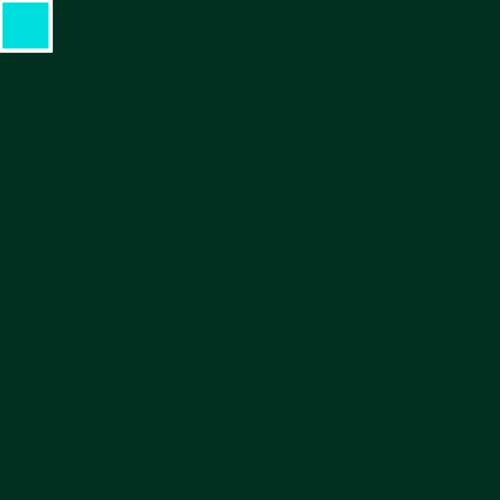
Frame 1 (no input)
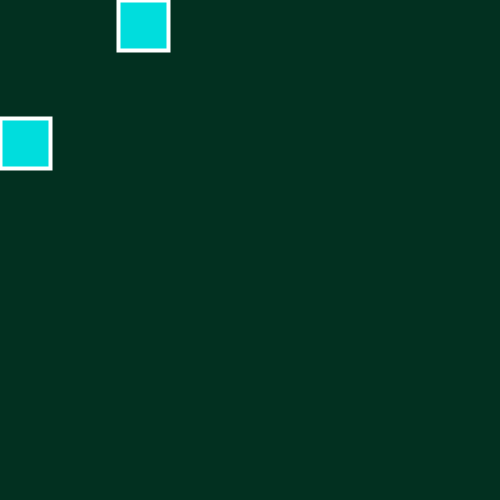
Frame 60 (the mouse pressed at the canvas centre just before this capture)
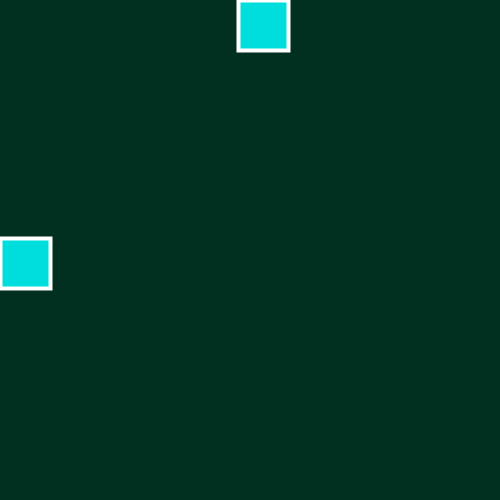
Frame 120 (the mouse held since frame 60 and released just before this capture)

The Processing sketch that drew these frames (run headless with seeded random() and noise(); from frame 60 on, the mouse is pressed at the canvas centre):

// Processing sketch: variables_assignment
// ── variables_assignment.pde
int n = 0;

void draw () {
  
  background(#023020);
  
  fill(#00dddd);
  stroke(#ffffff);
  strokeWeight(4);
  rect(n,0,50,50);
  rect(0,n,50,50);
  
  n = n + 2;
  
}

// ── setup.pde
void setup () {
  
 size(500,500); 
  
}
